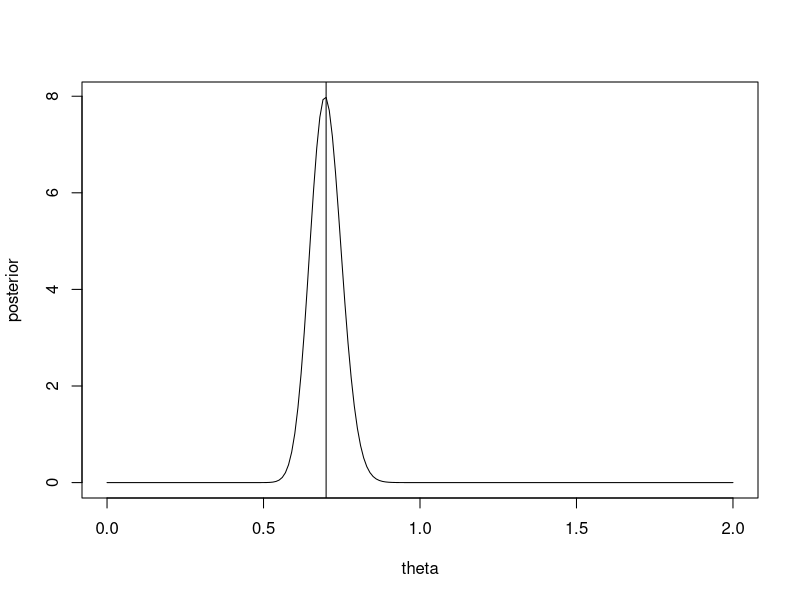

Generate this figure with R:
## ---- chunk 1

alfa1 <- 196 
beta1 <- 280
theta <- seq(0,2,by=0.01)
posterior <- dgamma(theta,shape = alfa1, rate = beta1)
plot(theta,posterior, type="l")
abline(v=196/280) # media a posteriori = media muestral
